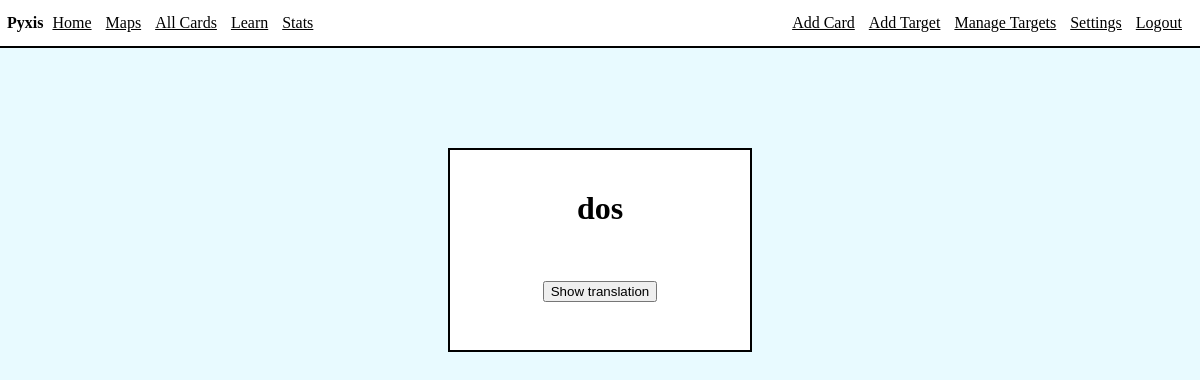
The app's page /flashcards (signed in), older data.
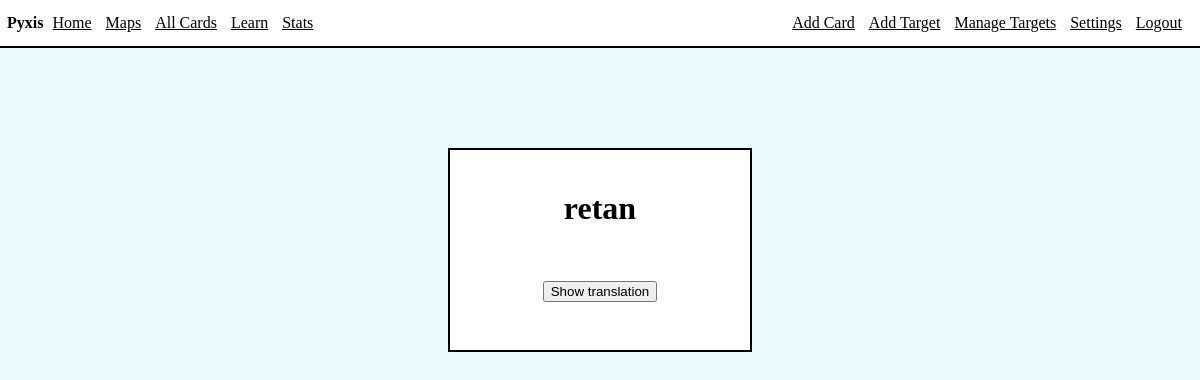
The same page, newer data.
### app/models.py (models this page shows, shortened)
class Card(db.Model):
    id = db.Column(db.Integer, index=True, primary_key=True)
    word = db.Column(db.String(64), index=True)
    translation = db.Column(db.String(1000), index=True)
    status = db.Column(db.String(64), index=True)
    nextReviewDate = db.Column(db.Date, index=True)
    lastInterval = db.Column(db.Integer)
    variants = db.relationship("Variant", cascade="all,delete", backref='card')
    user_id = db.Column(db.Integer, db.ForeignKey('user.id'))
    appearances =  db.relationship("Appearance", cascade="all,delete", backref='card')

### app/routes/routes.py (the view, shortened to what this page needs)
@app.route('/flashcards', methods=['GET', 'POST'])
@login_required
def flashcards():
    flashcards = getFlashcards()
    repeatForm = RepeatCard()
    completeForm = CompleteCard()
    if not flashcards:
        flash('You have reviewed all due cards!')
        return render_template('learn.html', title='Learn')
    if not flashcards:
        flash('You have reviewed all due cards!')
        return render_template('learn.html', title='Learn')
    return render_template('flashcards.html', title='Flashcards', flashcards=flashcards, flashcard=flashcards[0], repeatForm=repeatForm, completeForm=completeForm)

### app/helpers.py (called while the page is built)
def getFlashcards():
    curDate = date.today()
    flashcards = db.session.query(Card).filter(Card.nextReviewDate<=curDate, Card.status!='repeat', Card.user_id==current_user.id).all()
    if not flashcards:
        flashcards = getReviewCards()
    return flashcards

### app/models.py (called while the page is built)
@login.user_loader
def load_user(id):
    return User.query.get(int(id))

### app/templates/flashcards.html (shortened to what this page needs)
{% extends 'base.html' %}
{% block content %}
<div class="int">
    {% if not flashcards %}
        <p>No more cards to review today!</p>
    {% else %}
    <div class="flashcard">
        <div class="entireCard">
        <div class="cardText">{{ flashcard.word }}</div><br>
        <br><br>
        <div class="cardButtons">
        <button class="swap" id="showElement" onclick="swap()">Show translation</button>
        <div class="cardOptions">
        </div>
        </div>
        </div>
    </div>
    {% endif %}
</div>
{% endblock %}

Row changes from the older to the newer data that the page shows:
no longer on this page (row edited): Card: word "dos"
added Card: word "retan"
